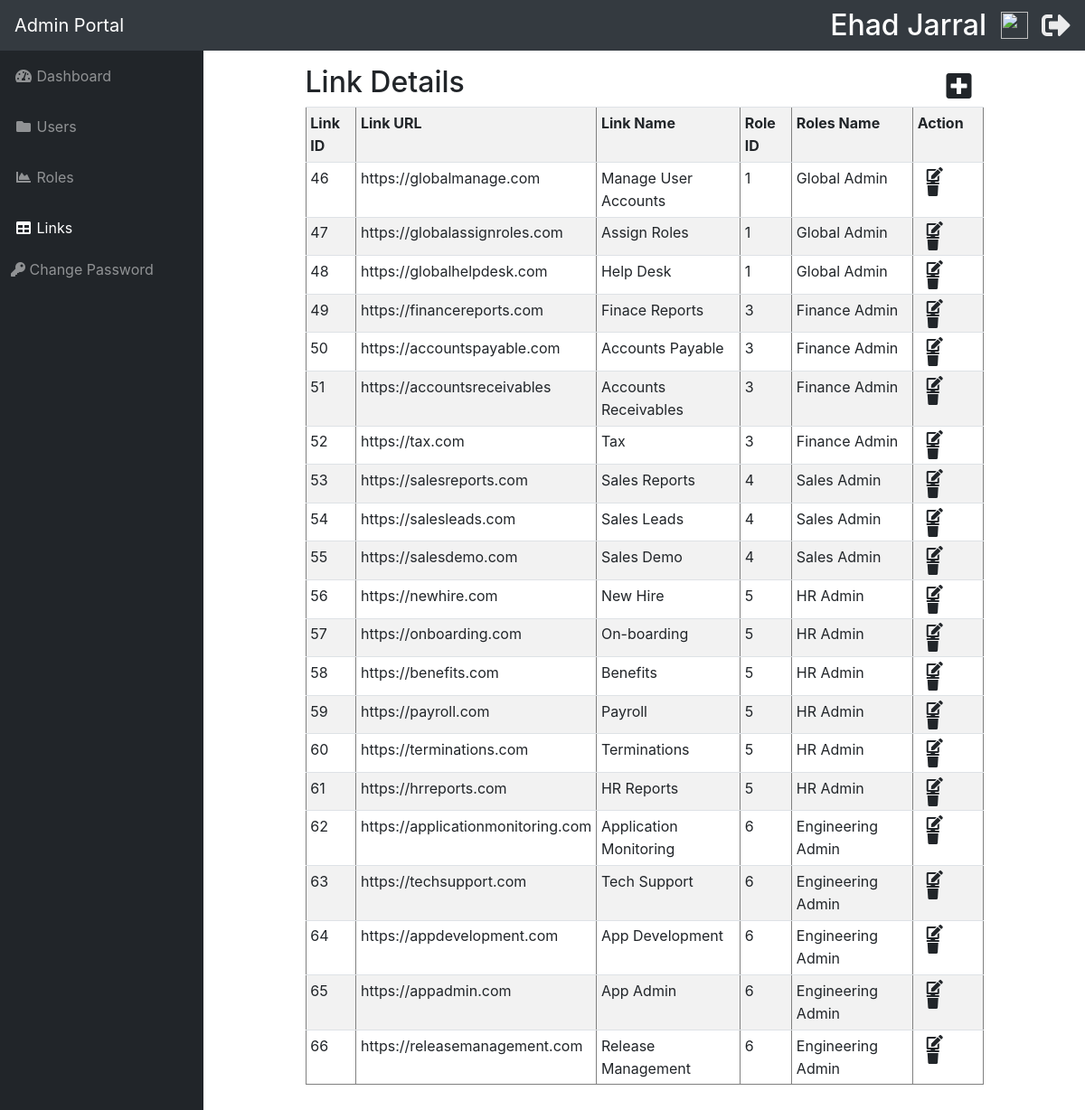
The app's page /linkdata.php (signed in) with its own data.
### tables this page shows
CREATE TABLE `links` (
  `link_id` int(11) NOT NULL,
  `link_url` varchar(45) NOT NULL,
  `link_name` varchar(45) NOT NULL,
  `roles_id` int(11) NOT NULL
);

CREATE TABLE `roles` (
  `roles_id` int(11) NOT NULL,
  `roles_name` varchar(45) DEFAULT NULL
);

### controller/links.controller.php (called while the page is built, shortened)
<?php
class LinksController{
    static public function ctrShowLinks($item, $value){
        $table = "links";
        $request = ModelLinks::modShowLinks($table, $item, $value);
        return $request;
    }
}
?>

### model/connection.php (called while the page is built)
<?php
class Connection{
    static public function connector(){
        $link = new PDO("mysql:host=remotemysql.com;dbname=wD0qWw5vgI","wD0qWw5vgI","T4tcWrKTnX");
        $link -> exec("set names utf8");
        return $link;
    }
}

### model/links.model.php (called while the page is built, shortened)
<?php
require_once "connection.php";
class ModelLinks{
    static public function modShowLinks($table, $item, $value){
        if($value != NULL && $item != NULL){
            $stmt = Connection::connector()->prepare("SELECT * FROM $table WHERE $item = $value OR $item = 1");
            $stmt -> execute();
            return $stmt -> fetchAll();
        }
        else {
            $stmt = Connection::connector()->prepare("select link_id, link_url, link_name, links.roles_id, roles.roles_name from links, roles where links.roles_id = roles.roles_id");
            $stmt->execute();
            return $stmt->fetchAll();
        }
    }
}
?>

### view/modules/links.php (the view, shortened to what this page needs)
<link rel='stylesheet' type='text/css' href='view/modules/vendor/4351/sb-admin.min.css'>
<link rel='stylesheet' type='text/css' href='view/modules/vendor/fontawesome-free/css/all.min.css'>
<link rel="stylesheet" href="https://stackpath.bootstrapcdn.com/bootstrap/4.2.1/css/bootstrap.min.css">
<body id="page-top">
  <nav class="navbar navbar-expand navbar-dark bg-dark static-top">
    <a class="navbar-brand mr-1" href="index.php">Admin Portal</a>
    <h2 style='color: white;' class="d-none d-md-inline-block form-inline ml-auto mr-0 mr-md-3 my-2 my-md-0">
      <?php echo $_SESSION["first_name"]; echo ' '; echo $_SESSION["last_name"]; ?>
    </h2>
    <div class="navbar-nav ml-auto ml-md-0">
      <img width=30 src="https://image.flaticon.com/icons/svg/172/172163.svg" alt="">
    </div>
      <div>
          <a href="../../logout.php"><i style="font-size: 2em; color:rgba(255,255,255,0.9);margin-left: 15px;" class="fas fa-sign-out-alt"></i></a>
      </div>
  </nav>
  <div id="wrapper">
    <ul class="sidebar navbar-nav">
      <li class="nav-item ">
        <a class="nav-link" href="../../index.php">
          <i class="fas fa-fw fa-tachometer-alt"></i>
          <span>Dashboard</span>
        </a>
      </li>
      <?php
          if (isset($_SESSION["roles_id"]) && $_SESSION["roles_id"]=="2")
          {
          ?>
      <li class="nav-item ">
        <a class="nav-link" href=../userdata.php> <i class="fas fa-fw fa-folder"></i>
          <span>Users</span>
        </a>
      </li>
      <li class="nav-item ">
        <a class="nav-link" href=../roledata.php> <i class="fas fa-fw fa-chart-area"></i>
          <span>Roles</span></a>
      </li>
      <li class="nav-item active">
        <a class="nav-link" href="../../linkdata.php">
          <i class="fas fa-fw fa-table"></i>
          <span>Links</span></a>
      </li>
      <?php
          }
          ?>
        <li class="nav-item">
            <button style="background-color:transparent;border: none;color: rgba(255,255,255,.5);"
                    class="btn btn-primary editbtn1 btn-hov" data-toggle="modal" data-target="#editmodal1">
                <i class="fas fa-key"></i>
                <span>Change Password</span>
            </button>
        </li>
    </ul>
    <div id="content-wrapper">
      <div class="container-fluid" style='text-align: center; width: 80%;'>
        <table class='table table-striped table-sm' border="1" align="center" style="line-height:25px;">
          <tr>
            <th>Link ID</th>
            <th>Link URL</th>
            <th>Link Name</th>
            <th>Role ID</th>
            <th>Roles Name</th>
            <th>Action</th>
          </tr>
          <?php
              $item = null;
              $value = null;
              $links= LinksController::ctrShowLinks($item, $value);
              foreach($links as $key => $value){
                  ?>
          <tr>
            <td><?php echo $value["link_id"]; ?></td>
            <td><?php echo $value["link_url"]; ?></td>
            <td><?php echo $value["link_name"]; ?></td>
            <td><?php echo $value["roles_id"]; ?></td>
            <td><?php echo $value["roles_name"]; ?></td>
            <td>
              <i style='cursor: pointer; margin: 0 10px;' class='fas fa-edit editbtn' data-toggle="modal" data-target="#editmodal"></i>
              <i style='cursor: pointer; margin: 0 10px;' class='fas fa-trash deletebtn' data-toggle="modal" data-target="#deletemodal"></i>
            </td>
            <?php
              }
              ?>
          </tr>
          <div class="">
            <h2 style='float: left;'>Link Details</h2>
            <button style='float: right;' type="button" class="btn btn-default addbttn" data-toggle="modal" data-target="#addmodal">
              <i style='font-size: 2em;'class='fas fa-plus-square'></i>
            </button>
          </div>
        </table>

### linkdata.php (shortened to what this page needs)
<?php
require_once "controller/users.controller.php";
require_once "controller/links.controller.php";
require_once "model/links.model.php";
?>
<?php
if (isset($_SESSION["beginSession"])&&$_SESSION["beginSession"] == "ok" && $_SESSION["roles_id"]=="2"){
    include "view/modules/links.php";
}
?>

### records on screen
links: link_id "46", link_url "https://globalmanage.com", link_name "Manage User Accounts", roles "1", roles.roles_name "Global Admin"
links: link_id "47", link_url "https://globalassignroles.com", link_name "Assign Roles", roles "1", roles.roles_name "Global Admin"
links: link_id "48", link_url "https://globalhelpdesk.com", link_name "Help Desk", roles "1", roles.roles_name "Global Admin"
links: link_id "49", link_url "https://financereports.com", link_name "Finace Reports", roles "3", roles.roles_name "Finance Admin"
links: link_id "50", link_url "https://accountspayable.com", link_name "Accounts Payable", roles "3", roles.roles_name "Finance Admin"
links: link_id "51", link_url "https://accountsreceivables", link_name "Accounts Receivables", roles "3", roles.roles_name "Finance Admin"
links: link_id "52", link_url "https://tax.com", link_name "Tax", roles "3", roles.roles_name "Finance Admin"
links: link_id "53", link_url "https://salesreports.com", link_name "Sales Reports", roles "4", roles.roles_name "Sales Admin"
links: link_id "54", link_url "https://salesleads.com", link_name "Sales Leads", roles "4", roles.roles_name "Sales Admin"
links: link_id "55", link_url "https://salesdemo.com", link_name "Sales Demo", roles "4", roles.roles_name "Sales Admin"
links: link_id "56", link_url "https://newhire.com", link_name "New Hire", roles "5", roles.roles_name "HR Admin"
links: link_id "57", link_url "https://onboarding.com", link_name "On-boarding", roles "5", roles.roles_name "HR Admin"
links: link_id "58", link_url "https://benefits.com", link_name "Benefits", roles "5", roles.roles_name "HR Admin"
links: link_id "59", link_url "https://payroll.com", link_name "Payroll", roles "5", roles.roles_name "HR Admin"
links: link_id "60", link_url "https://terminations.com", link_name "Terminations", roles "5", roles.roles_name "HR Admin"
links: link_id "61", link_url "https://hrreports.com", link_name "HR Reports", roles "5", roles.roles_name "HR Admin"
links: link_id "62", link_url "https://applicationmonitoring.com", link_name "Application Monitoring", roles "6", roles.roles_name "Engineering Admin"
links: link_id "63", link_url "https://techsupport.com", link_name "Tech Support", roles "6", roles.roles_name "Engineering Admin"
links: link_id "64", link_url "https://appdevelopment.com", link_name "App Development", roles "6", roles.roles_name "Engineering Admin"
links: link_id "65", link_url "https://appadmin.com", link_name "App Admin", roles "6", roles.roles_name "Engineering Admin"
links: link_id "66", link_url "https://releasemanagement.com", link_name "Release Management", roles "6", roles.roles_name "Engineering Admin"

### other values on screen
$_SESSION["first_name"] "Ehad"
$_SESSION["last_name"] "Jarral"
